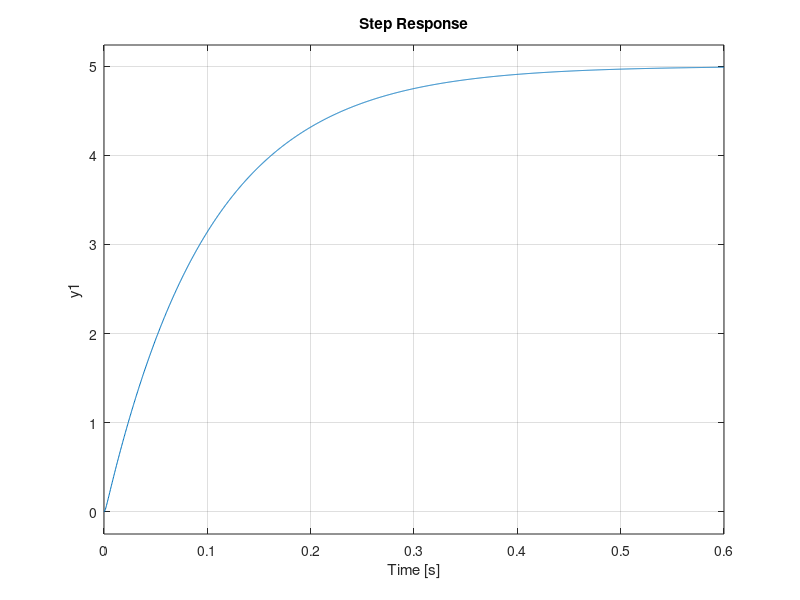

MATLAB code to generate this figure:
%% Universidad del Valle de Guatemala
%  Sistemas de Control 1     Sección: 21
%  Cristhofer Patzán         Carnet:  19218
%  Renato Mendizábal         Carnet:  18007
%  Laboratorio 4

%% Primera Parte: Análisis y Modelado

%% Segunda parte:Simulación y estudio del circuito
caso = 7;

switch caso
    case 1
        %Primer caso, datos originales
        R1 =4.7e3; R2 =10e3;
        C1 = 10e-6; C2 = 0.1e-6;
    case 2
        %segundo caso, Polos complejos conjugados, más cercanos al eje real
        R1 =4.7e3; R2 =10e3;
        C1 = 10e-6; C2 = 0.2e-6;
        %mientras mas grande c2, 
        %mas cerca al eje real
    case 3
        %Tercer caso, Polos complejos conjugados, más alejados del eje real
        R1 =4.7e3; R2 =10e3;
        C1 = 10e-6; C2 = 0.05e-6;
        %mientras mas pequenio c2, 
        %mas lejos del eje real
    case 4
        %cuarto caso,Polos complejos conjugados más alejados del eje imaginario
        R1 =1e3; R2 =10e3;
        C1 = 10e-6; C2 = 0.20e-6;
        %mientras mas pequenio R1, 
        %mas lejos del eje imaginario
    case 5
        %quinto caso,Polos complejos conjugados,más cercanos al eje imaginario
        R1 =10e3; R2 =10e3;
        C1 = 10e-6; C2 = 0.20e-6;
        %mientras mas grande R1, 
        %mas cerca del eje imaginario
    case 6
        %sexto caso,Polos reales iguales (aprox -15.64)
        R1 = 6e3; R2 =6e3;
        C1 = 10e-6; C2 = 10e-6;
        
    case 7
        %septimo caso,Polos reales distintos
        %el valor absoluto de uno de los polos debe ser menor a 20
        %y la distancia entre polos debe ser mayor a 500
        R1 = 10e3; R2 =110;
        C1 = 10e-6; C2 = 10e-6;
        
end
a = 1/(R1*R2*C1*C2);
b = (R1+R2)/(R1*R2*C1);
c = 1/(R1*R2*C1*C2);

G1 = tf(a,[1,b,c]);
p = pole(G1);

step(5*G1);
%pzplot(G1);
